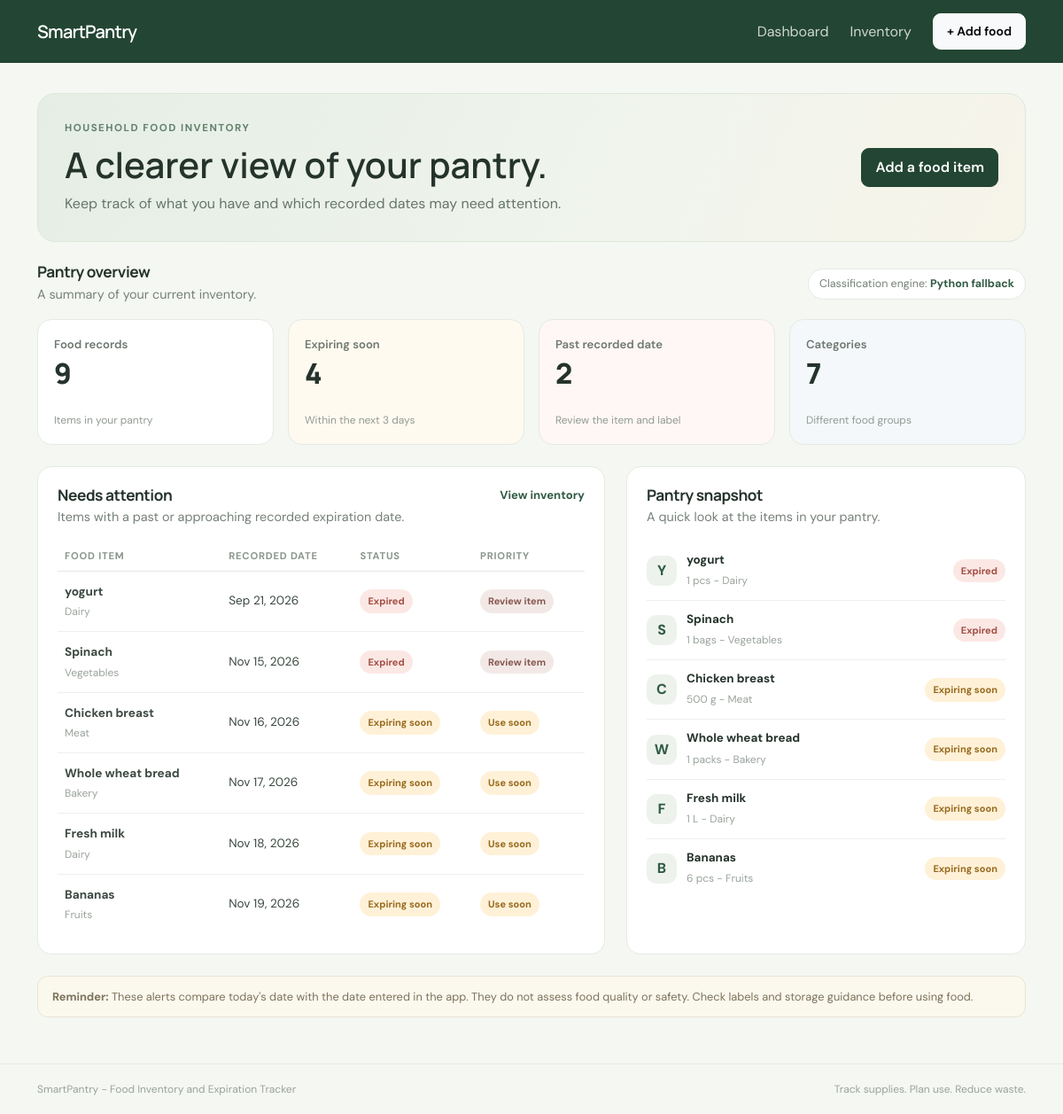
The page / on the database its author committed.
### tables this page shows
CREATE TABLE food_items (
    id INTEGER PRIMARY KEY AUTOINCREMENT,
    name TEXT NOT NULL,
    category TEXT NOT NULL,
    quantity REAL NOT NULL CHECK (quantity > 0),
    unit TEXT NOT NULL,
    purchase_date TEXT NOT NULL,
    expiry_date TEXT,
    notes TEXT NOT NULL DEFAULT '',
    created_at TEXT NOT NULL DEFAULT CURRENT_TIMESTAMP,
    updated_at TEXT NOT NULL DEFAULT CURRENT_TIMESTAMP
);

### app/routes.py (the view)
@main_bp.route("/")
def dashboard():
    service = get_service()
    summary, attention_items, item_views, engine_name = service.get_dashboard_data()
    return render_template(
        "dashboard.html",
        summary=summary,
        attention_items=attention_items,
        recent_items=item_views[:6],
        engine_name=engine_name,
    )

### app/data/database.py (called while the page is built)
def connect_db(database_path):
    connection = sqlite3.connect(database_path)
    connection.row_factory = sqlite3.Row
    connection.execute("PRAGMA foreign_keys = ON")
    return connection

### app/data/pantry_repository.py (called while the page is built)
    @contextmanager
    def _connection(self):
        connection = connect_db(self.database_path)
        try:
            yield connection
            connection.commit()
        except Exception:
            connection.rollback()
            raise
        finally:
            connection.close()

    def list_items(self, search="", category=""):
        query = "SELECT * FROM food_items WHERE 1 = 1"
        values = []
        if search:
            query += " AND name LIKE ?"
            values.append(f"%{search}%")
        if category:
            query += " AND category = ?"
            values.append(category)
        query += " ORDER BY expiry_date IS NULL, expiry_date ASC, name COLLATE NOCASE"
        with self._connection() as connection:
            rows = connection.execute(query, values).fetchall()
        return [FoodItem.from_row(row) for row in rows]

### app/logic/prolog_engine.py (called while the page is built, shortened)
    def classify_many(self, day_values):
        if not day_values:
            return []
        if not self.executable:
            return [self._fallback_result(days) for days in day_values]

    @staticmethod
    def _fallback_result(days):
        status, priority = fallback_classification(days)
        return LogicResult(status, priority, "Python fallback")

### app/models/food_item.py (called while the page is built)
    @classmethod
    def from_row(cls, row):
        expiry_value = row["expiry_date"]
        return cls(
            id=row["id"],
            name=row["name"],
            category=row["category"],
            quantity=float(row["quantity"]),
            unit=row["unit"],
            purchase_date=date.fromisoformat(row["purchase_date"]),
            expiry_date=date.fromisoformat(expiry_value) if expiry_value else None,
            notes=row["notes"] or "",
        )

### app/routes.py (called while the page is built)
def get_service():
    repository = PantryRepository(current_app.config["DATABASE_PATH"])
    rules_path = Path(__file__).resolve().parent / "logic" / "pantry_rules.pl"
    logic_engine = PrologEngine(rules_path=rules_path)
    return PantryService(repository, logic_engine)

### app/services/functional_rules.py (called while the page is built)
def days_until_expiry(expiry_date, today=None):
    if expiry_date is None:
        return None
    reference_date = today or date.today()
    return (expiry_date - reference_date).days

### app/templates/dashboard.html (shortened to what this page needs)
{% extends "base.html" %}
{% block content %}
<section class="hero-panel mb-4">
    <div>
        <p class="eyebrow">HOUSEHOLD FOOD INVENTORY</p>
        <h1 class="display-6 fw-semibold mb-2">A clearer view of your pantry.</h1>
        <p class="hero-copy mb-0">Keep track of what you have and which recorded dates may need attention.</p>
    </div>
    <a class="btn btn-dark" href="{{ url_for('main.create_item') }}">Add a food item</a>
</section>
<div class="d-flex flex-wrap align-items-center justify-content-between gap-2 mb-3">
    <div>
        <h2 class="section-title mb-1">Pantry overview</h2>
        <p class="muted-copy mb-0">A summary of your current inventory.</p>
    </div>
    <span class="engine-note">Classification engine: <strong>{{ engine_name }}</strong></span>
</div>
<div class="row g-3 mb-4">
    <div class="col-6 col-xl-3">
        <div class="stat-card">
            <span class="stat-label">Food records</span>
            <span class="stat-number">{{ summary.total_items }}</span>
            <span class="stat-foot">Items in your pantry</span>
        </div>
    </div>
    <div class="col-6 col-xl-3">
        <div class="stat-card stat-card-warm">
            <span class="stat-label">Expiring soon</span>
            <span class="stat-number">{{ summary.expiring_soon }}</span>
            <span class="stat-foot">Within the next 3 days</span>
        </div>
    </div>
    <div class="col-6 col-xl-3">
        <div class="stat-card stat-card-alert">
            <span class="stat-label">Past recorded date</span>
            <span class="stat-number">{{ summary.expired }}</span>
            <span class="stat-foot">Review the item and label</span>
        </div>
    </div>
    <div class="col-6 col-xl-3">
        <div class="stat-card stat-card-cool">
            <span class="stat-label">Categories</span>
            <span class="stat-number">{{ summary.category_count }}</span>
            <span class="stat-foot">Different food groups</span>
        </div>
    </div>
</div>
<div class="row g-4">
    <div class="col-lg-7">
        <section class="content-card h-100">
            <div class="d-flex justify-content-between align-items-start gap-3 mb-3">
                <div>
                    <h2 class="section-title mb-1">Needs attention</h2>
                    <p class="muted-copy mb-0">Items with a past or approaching recorded expiration date.</p>
                </div>
                <a class="small-link" href="{{ url_for('main.inventory') }}">View inventory</a>
            </div>
            {% if attention_items %}
                <div class="table-responsive">
                    <table class="table align-middle app-table mb-0">
                        <thead><tr><th>Food item</th><th>Recorded date</th><th>Status</th><th>Priority</th></tr></thead>
                        <tbody>
                        {% for view in attention_items %}
                            <tr>
                                <td><strong>{{ view.item.name }}</strong><span class="d-block table-subtext">{{ view.item.category }}</span></td>
                                <td>{% if view.item.expiry_date %}{{ view.item.expiry_date.strftime('%b %d, %Y') }}{% else %}Not set{% endif %}</td>
                                <td><span class="status-pill {{ status_classes[view.expiry_status] }}">{{ status_labels[view.expiry_status] }}</span></td>
                                <td><span class="priority-pill {{ priority_classes[view.priority] }}">{{ priority_labels[view.priority] }}</span></td>
                            </tr>
                        {% endfor %}
                        </tbody>
                    </table>
                </div>
            {% else %}
                <div class="empty-state">
                    <div class="empty-mark">OK</div>
                    <h3 class="h6 fw-semibold">Nothing needs attention right now</h3>
                    <p class="muted-copy mb-0">Add food items with their recorded dates to start tracking your pantry.</p>
                </div>
            {% endif %}
        </section>
    </div>
    <div class="col-lg-5">
        <section class="content-card h-100">
            <h2 class="section-title mb-1">Pantry snapshot</h2>
            <p class="muted-copy mb-3">A quick look at the items in your pantry.</p>
            {% if recent_items %}
                <div class="recent-list">
                    {% for view in recent_items %}
                        <div class="recent-row">
                            <div class="food-dot">{{ view.item.name[:1]|upper }}</div>
                            <div class="flex-grow-1 min-w-0">
                                <strong class="d-block text-truncate">{{ view.item.name }}</strong>
                                <span class="table-subtext">{{ '%g'|format(view.item.quantity) }} {{ view.item.unit }} - {{ view.item.category }}</span>
                            </div>
                            <span class="status-pill {{ status_classes[view.expiry_status] }}">{{ status_labels[view.expiry_status] }}</span>
                        </div>
                    {% endfor %}
                </div>
            {% else %}
                <div class="empty-state compact-empty">
                    <p class="muted-copy mb-2">Your pantry is empty.</p>
                    <a class="btn btn-outline-dark btn-sm" href="{{ url_for('main.create_item') }}">Add your first item</a>
                </div>
            {% endif %}
        </section>
    </div>
</div>
<div class="notice-panel mt-4">
    <strong>Reminder:</strong> These alerts compare today's date with the date entered in the app. They do not assess food quality or safety. Check labels and storage guidance before using food.
</div>
{% endblock %}

### app/templates/base.html (shortened to what this page needs)
<!doctype html>
<html lang="en">
<head>
    <link href="https://cdn.jsdelivr.net/npm/bootstrap@5.3.3/dist/css/bootstrap.min.css" rel="stylesheet">
    <link href="{{ url_for('static', filename='css/style.css') }}" rel="stylesheet">
</head>
<body>
    <nav class="navbar navbar-expand-lg navbar-dark app-navbar">
        <div class="container">
            <a class="navbar-brand fw-semibold" href="{{ url_for('main.dashboard') }}">SmartPantry</a>
            <div class="collapse navbar-collapse" id="mainNav">
                <div class="navbar-nav ms-auto align-items-lg-center gap-lg-2">
                    <a class="nav-link" href="{{ url_for('main.dashboard') }}">Dashboard</a>
                    <a class="nav-link" href="{{ url_for('main.inventory') }}">Inventory</a>
                    <a class="btn btn-light btn-sm ms-lg-2" href="{{ url_for('main.create_item') }}">+ Add food</a>
                </div>
            </div>
        </div>
    </nav>
    <main class="container page-shell">
        {% block content %}{% endblock %}
    </main>
    <footer class="app-footer">
        <div class="container d-flex flex-column flex-md-row justify-content-between gap-2">
            <span>SmartPantry - Food Inventory and Expiration Tracker</span>
            <span>Track supplies. Plan use. Reduce waste.</span>
        </div>
    </footer>
</body>
</html>

### app/static/css/style.css (style rules this page uses)
:root { --ink: #24332b; --muted: #758078; --green: #315b45; --green-dark: #234533; --paper: #f5f7f3; --line: #e5eae4; }
* { box-sizing: border-box; }
body { background: var(--paper); color: var(--ink); font-family: 'DM Sans', Arial, sans-serif; min-height: 100vh; }
h1, h2, h3, .navbar-brand { font-family: 'Manrope', 'DM Sans', sans-serif; }
.app-navbar { background: var(--green-dark); padding: 15px 0; }
.navbar-brand { letter-spacing: -0.04em; font-size: 1.25rem; }
.navbar .nav-link { color: rgba(255,255,255,.78); }
.page-shell { padding-top: 34px; padding-bottom: 52px; min-height: calc(100vh - 150px); }
.hero-panel { background: linear-gradient(115deg, #e5eee4 0%, #f0f4ed 60%, #f7f4e9 100%); border: 1px solid #dce7da; border-radius: 20px; padding: 30px; display: flex; align-items: center; justify-content: space-between; gap: 24px; }
.eyebrow { color: #63806b; font-size: .72rem; font-weight: 700; letter-spacing: .13em; margin-bottom: 9px; }
.hero-copy { color: #65756a; max-width: 580px; }
.section-title { font-size: 1.08rem; font-weight: 700; letter-spacing: -.025em; }
.muted-copy { color: var(--muted); font-size: .9rem; }
.engine-note { color: #758078; background: #fff; border: 1px solid var(--line); border-radius: 999px; padding: 7px 12px; font-size: .78rem; }
.engine-note strong { color: var(--green); }
.stat-card, .content-card { background: #fff; border: 1px solid var(--line); border-radius: 16px; }
.stat-card { min-height: 142px; padding: 18px; display: flex; flex-direction: column; gap: 4px; }
.stat-card-warm { background: #fffaf0; }
.stat-card-alert { background: #fff7f5; }
.stat-card-cool { background: #f5f8fb; }
.stat-label { color: #6d786f; font-size: .82rem; font-weight: 600; }
.stat-number { color: var(--ink); font-family: 'Manrope', sans-serif; font-size: 2rem; font-weight: 800; line-height: 1.2; }
.stat-foot { color: #929b93; font-size: .75rem; margin-top: auto; }
.content-card { padding: 22px; }
.small-link { color: var(--green); font-size: .82rem; font-weight: 700; text-decoration: none; }
.app-table thead th { color: #8a958c; border-bottom-color: var(--line); font-size: .7rem; font-weight: 700; letter-spacing: .07em; text-transform: uppercase; white-space: nowrap; }
.app-table tbody td { border-bottom-color: #edf0ec; color: #3b4940; font-size: .85rem; padding-top: 13px; padding-bottom: 13px; }
.app-table tbody tr:last-child td { border-bottom: 0; }
.table-subtext { color: #9aa39b; font-size: .75rem; margin-top: 3px; }
.status-pill { display: inline-block; border-radius: 999px; font-size: .69rem; font-weight: 700; padding: 5px 9px; white-space: nowrap; }
.status-expired { background: #fbe8e5; color: #a34d42; }
.status-soon { background: #fff1d7; color: #986a1f; }
.recent-list { display: flex; flex-direction: column; }
.recent-row { display: flex; align-items: center; gap: 11px; padding: 11px 0; border-bottom: 1px solid #edf0ec; }
.recent-row:last-child { border-bottom: 0; }
.recent-row strong { font-size: .84rem; }
.food-dot { width: 34px; height: 34px; flex: 0 0 34px; border-radius: 11px; display: grid; place-items: center; background: #edf3ec; color: var(--green); font-weight: 800; }
.notice-panel { border: 1px solid #e9e4d4; background: #fbf8ee; border-radius: 12px; color: #7c735b; font-size: .8rem; padding: 13px 16px; }
.btn { border-radius: 9px; font-weight: 600; padding: 9px 15px; }
.btn-dark { background: var(--green-dark); border-color: var(--green-dark); }
.app-footer { border-top: 1px solid var(--line); color: #9aa39b; font-size: .75rem; padding: 19px 0; }
.priority-pill { display: inline-block; border-radius: 999px; font-size: .69rem; font-weight: 700; padding: 5px 9px; white-space: nowrap; }
.priority-review { background: #f2e9e7; color: #87584e; }
.priority-high { background: #fff1d7; color: #986a1f; }

### rows shown on the page
food_items: item.name "yogurt", item.category "Dairy", item "Y", item.name "yogurt", item.quantity "1", item.unit "pcs", item.category "Dairy"
food_items: item.name "Spinach", item.category "Vegetables", item "S", item.name "Spinach", item.quantity "1", item.unit "bags", item.category "Vegetables"
food_items: item.name "Chicken breast", item.category "Meat", item "C", item.name "Chicken breast", item.quantity "500", item.unit "g", item.category "Meat"
food_items: item.name "Whole wheat bread", item.category "Bakery", item "W", item.name "Whole wheat bread", item.quantity "1", item.unit "packs", item.category "Bakery"
food_items: item.name "Fresh milk", item.category "Dairy", item "F", item.name "Fresh milk", item.quantity "1", item.unit "L", item.category "Dairy"
food_items: item.name "Bananas", item.category "Fruits", item "B", item.name "Bananas", item.quantity "6", item.unit "pcs", item.category "Fruits"

### other values the page prints
{{ engine_name }} "Python fallback"
{{ summary.total_items }} "9"
{{ summary.expiring_soon }} "4"
{{ summary.expired }} "2"
{{ summary.category_count }} "7"
{{ view.item.expiry_date.strftime('%b %d, %Y') }} "Sep 21, 2026" "Nov 15, 2026" "Nov 16, 2026" "Nov 17, 2026" "Nov 18, 2026" "Nov 19, 2026"
{{ status_labels[view.expiry_status] }} "Expired" "Expired" "Expiring soon" "Expiring soon" "Expiring soon" "Expiring soon"
{{ priority_labels[view.priority] }} "Review item" "Review item" "Use soon" "Use soon" "Use soon" "Use soon"
